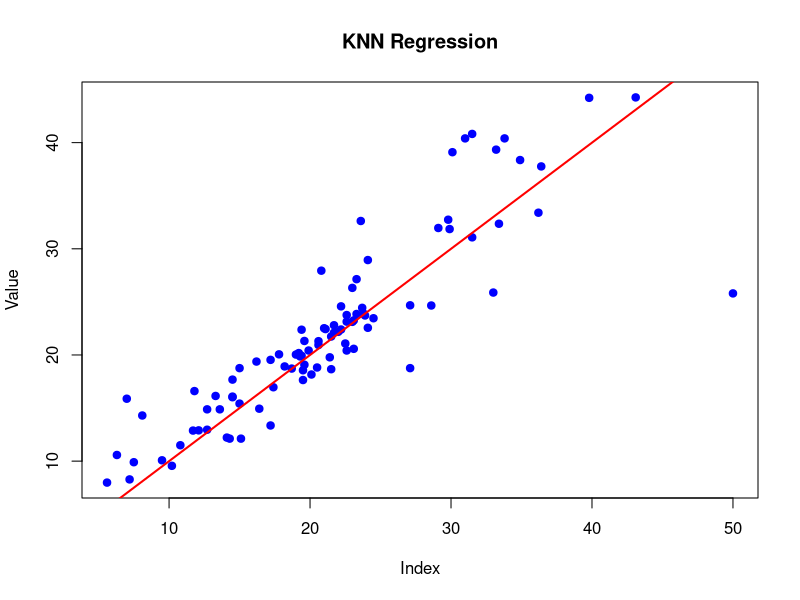

The R source for this figure:
# Load the data
library(caret)
boston = MASS::Boston
str(boston)

# Data partition
set.seed(123)
ind <-sample(
  2,
  nrow(boston),
  replace = T,
  prob = c(0.8, 0.2)
)
train.data = boston[ind == 1,]
test.data = boston[ind == 2,]

# Training data scaling (must for KNN)
train_x = train.data[, -14]
train_x = scale(train_x)[,]
train_y = train.data[, 14]

# Test validation data scaling
test_x = test.data[, -14]
test_x = scale(test.data[, -14])[,]
test_y = test.data[, 14]

# KNN regression, struture, predition
knnmodel = knnreg(train_x, train_y)
str(knnmodel)
summary(knnmodel)
# Prediction
pred_y = predict(knnmodel, data.frame(test_x))

# print accuracy indices
print(data.frame(test_y, pred_y))

mse = mean((test_y - pred_y) ^ 2)
print(mse)
mae = caret::MAE(test_y, pred_y)
print(mae)
rmse = caret::RMSE(test_y, pred_y)
print(rmse)

cat("MSE:", mse, "MAE:", mae, "RMSE:", rmse, "\n")

# Plot
plot(
  test_y,
  pred_y,
  col = "blue",
  pch = 19,
  xlab = "Index",
  ylab = "Value",
  main = "KNN Regression"
)
abline(0, 1, col = "red", lwd = 2)

# x = 1:length(test_y)
# plot(x, test_y, col = "blue", type="l", lwd=2,
#      xlab = "Index", ylab = "Value",
#      main = "KNN Regression")

